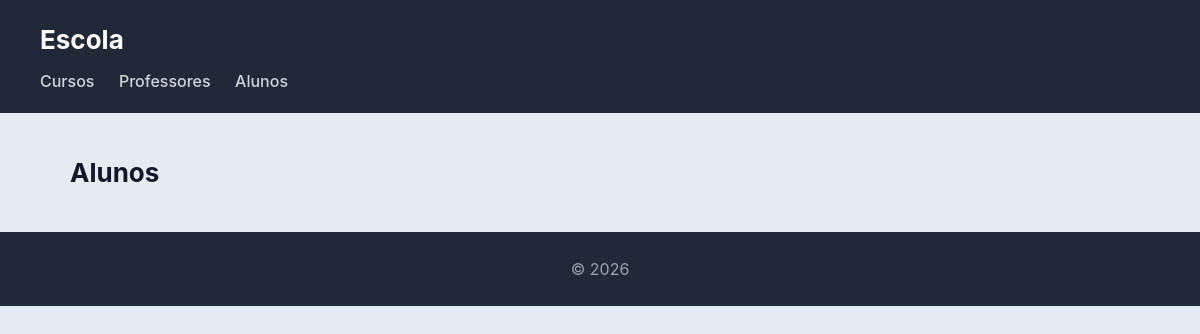
The page /escola/alunos/ on the database as committed earlier.
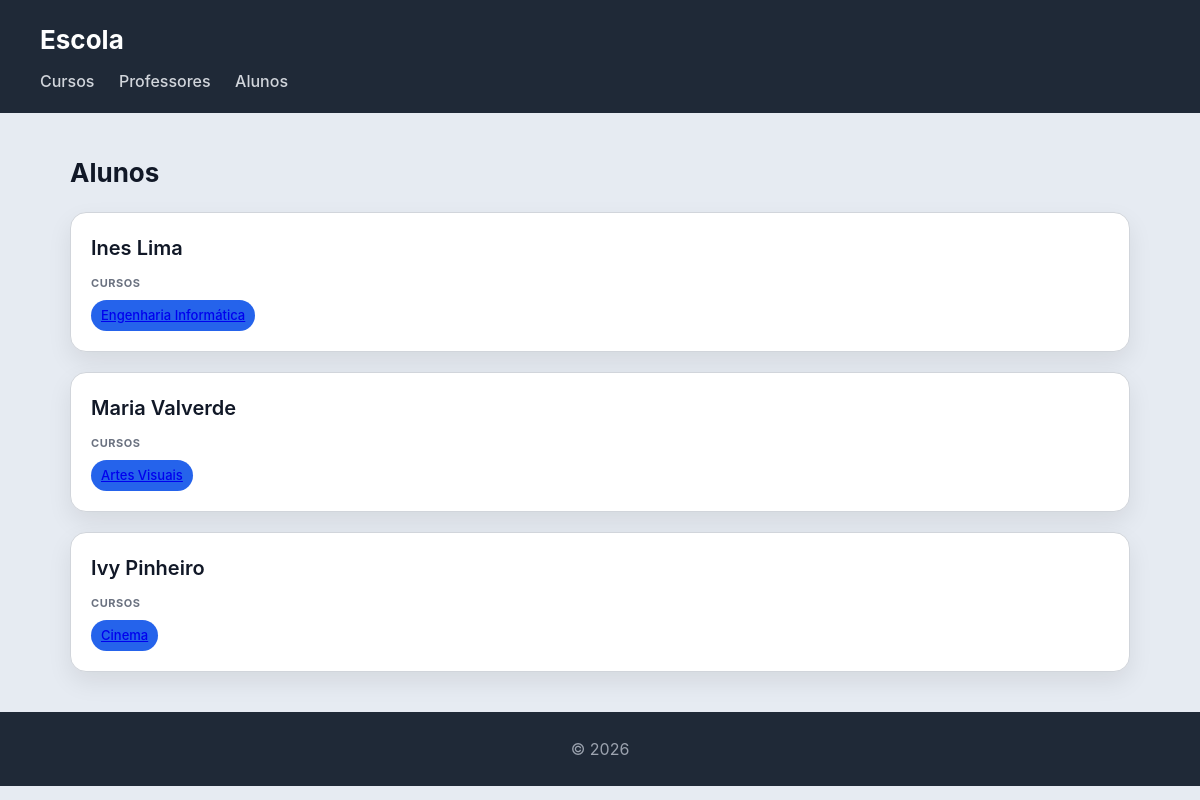
The same page on the database as committed later.
### escola_online/models.py (models this page shows)
class Aluno(models.Model):
    nome = models.CharField(max_length=100)
    numero = models.CharField(max_length=20, unique=True)
    def __str__(self):
        return self.nome

class Curso(models.Model):
    nome = models.CharField(max_length=100)
    imagem = models.ImageField(upload_to='cursos/')
    professor = models.ForeignKey(Professor, on_delete=models.CASCADE, related_name='cursos')
    alunos = models.ManyToManyField(Aluno, related_name='cursos')
    def __str__(self):
        return self.nome

### escola_online/views.py (the view)
# urls.py: path('alunos/', views.alunos_view, name="alunos"),
def alunos_view(request):
    alunos = Aluno.objects.prefetch_related('cursos__professor').all()
    return render(request, 'escola/alunos.html', {'alunos': alunos})

### escola_online/templates/escola/alunos.html
{% extends "escola/base.html" %}
{% block content %}
<h2>Alunos</h2>
<section>
    {% for aluno in alunos %}
    <article>
        <header>
            <h3>{{ aluno }}</h3>
        </header>
        <section>
            <h4>Cursos</h4>
            <ul>
                {% for curso in aluno.cursos.all %}
                    <li>
                        <a href="{% url 'curso' curso.id %}">
                        {{ curso }}
                        </a>
                    </li>
               {% endfor %}
            </ul>
        </section>
    </article>
    {% endfor %}
</section>
{% endblock %}

Rows that differ between the two databases and show on the page:
added Aluno: nome "Ines Lima"
added Curso: nome "Engenharia Informática", shown under "Ines Lima"
added Aluno: nome "Maria Valverde"
added Curso: nome "Artes Visuais", shown under "Maria Valverde"
added Aluno: nome "Ivy Pinheiro"
added Curso: nome "Cinema", shown under "Ivy Pinheiro"
